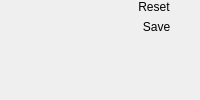
        <widget class="QWidget" name="w_Show_Cavity" native="true">
         <property name="styleSheet">
          <string notr="true">border-radius: 15px;</string>
         </property>
         <layout class="QGridLayout" name="gridLayout_19">
          <property name="leftMargin">
           <number>0</number>
          </property>
          <property name="topMargin">
           <number>0</number>
          </property>
          <property name="bottomMargin">
           <number>0</number>
          </property>
          <item row="0" column="1">
           <widget class="QWidget" name="widget_2" native="true">
            <property name="minimumSize">
             <size>
              <width>70</width>
              <height>0</height>
             </size>
            </property>
            <property name="maximumSize">
             <size>
              <width>70</width>
              <height>16777215</height>
             </size>
            </property>
            <layout class="QFormLayout" name="formLayout">
             <property name="leftMargin">
              <number>0</number>
             </property>
             <property name="topMargin">
              <number>0</number>
             </property>
             <property name="rightMargin">
              <number>0</number>
             </property>
             <property name="bottomMargin">
              <number>0</number>
             </property>
             <item row="0" column="0">
              <widget class="QPushButton" name="pushButton">
               <property name="minimumSize">
                <size>
                 <width>70</width>
                 <height>0</height>
                </size>
               </property>
               <property name="text">
                <string>Reset</string>
               </property>
              </widget>
             </item>
             <item row="1" column="0">
              <widget class="QPushButton" name="pushButton_2">
               <property name="minimumSize">
                <size>
                 <width>75</width>
                 <height>0</height>
                </size>
               </property>
               <property name="text">
                <string>Save</string>
               </property>
              </widget>
             </item>
            </layout>
           </widget>
          </item>
          <item row="0" column="0">
           <widget class="QWidget" name="widget_3" native="true">
            <layout class="QGridLayout" name="gridLayout_2">
             <item row="0" column="0">
              <layout class="QVBoxLayout" name="vL_2D_Graphics_View"/>
             </item>
            </layout>
           </widget>
          </item>
         </layout>
        </widget>
